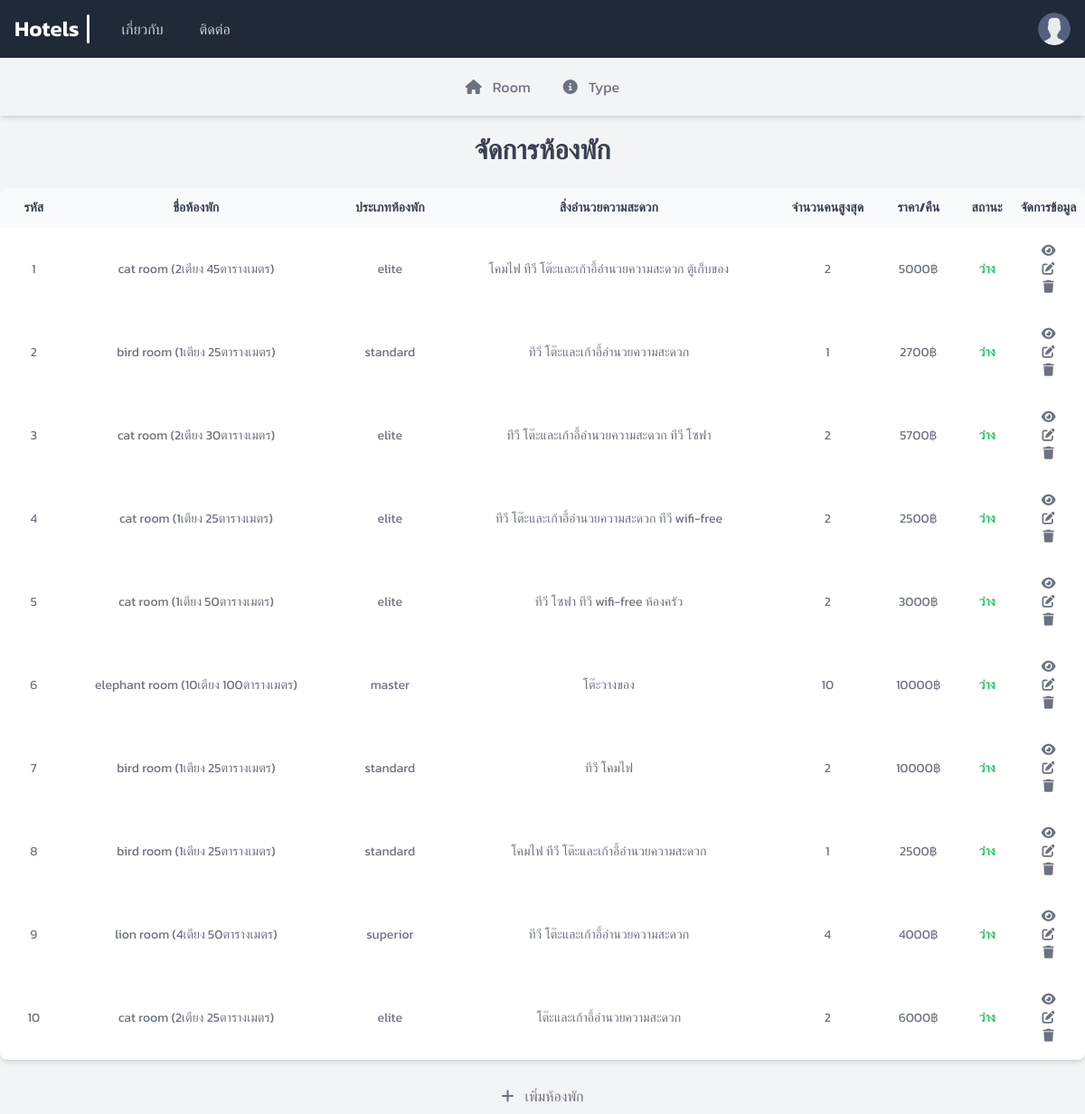
Page /manageRoom.php on the committed database.
### tables this page shows
CREATE TABLE `room` (
  `id` varchar(10) NOT NULL,
  `name` varchar(255) NOT NULL,
  `type_id` varchar(10) NOT NULL,
  `detail` varchar(10000) NOT NULL,
  `facility` varchar(10000) NOT NULL,
  `max_people` int(11) NOT NULL,
  `price` int(11) NOT NULL,
  `status` varchar(20) NOT NULL DEFAULT 'available',
  `img` varchar(1000) DEFAULT NULL,
  `create_at` date NOT NULL DEFAULT current_timestamp()
);

CREATE TABLE `type_room` (
  `id` varchar(10) NOT NULL,
  `name` varchar(255) NOT NULL
);

### manageRoom.php (the view, shortened to what this page needs)
<?php
    require 'config/database.php';
    $sql = "SELECT room.id, room.name, type_room.name as type, room.detail, room.facility,
    room.max_people, room.price, room.status, room.img, room.create_at FROM room
    INNER JOIN type_room ON room.type_id = type_room.id
    ORDER BY CAST(room.id AS UNSIGNED) ASC";
    $result = mysqli_query($conn, $sql);
    $roomsData = [];
    while ($rooms = mysqli_fetch_array($result)) {
        $roomsData[] = Array(
            'id' => $rooms['id'],
            'name' => $rooms['name'],
            'type' => $rooms['type'],
            'detail' => $rooms['detail'],
            'facility' => $rooms['facility'],
            'max_people' => $rooms['max_people'],
            'price' => $rooms['price'],
            'status' => $rooms['status'],
            'create_at' => $rooms['create_at']
        );
    }
?>
<!DOCTYPE html>
<html lang="en">
<head>
    <script src="https://cdn.tailwindcss.com"></script>
    <link rel="stylesheet" href="./assets/css/main.css">
</head>
<body class="bg-[#f3f4f6] min-w-[360px]">
    <?php include 'includes/navbar.php'; ?>
    <?php include 'includes/subbar.php'; ?>
    <div class="flex items-center justify-center mt-5">
        <h1 class="text-3xl font-semibold text-gray-700">จัดการห้องพัก</h1>
    </div>
    <div class="relative overflow-x-auto shadow-md sm:rounded-lg mx-auto max-w-screen-xl mt-6">
        <table class="w-full text-left rtl:text-right text-gray-500 dark:text-gray-400">
            <thead class="text-sm text-gray-700 uppercase bg-gray-50 dark:bg-gray-700 dark:text-gray-400 font-normal">
                <tr>
                    <th scope="col" class="w-1/8 py-3 pl-5 text-center">
                        รหัส
                    </th>
                    <th scope="col" class="w-1/8 py-3 text-center">
                        ชื่อห้องพัก
                    </th>
                    <th scope="col" class="w-1/8 py-3 text-center">
                        ประเภทห้องพัก
                    </th>
                    <th scope="col" class="w-1/8 py-3 text-center">
                        สิ่งอำนวยความสะดวก
                    </th>
                    <th scope="col" class="w-1/8 py-3 text-center">
                        จำนวนคนสูงสุด
                    </th>
                    <th scope="col" class="w-1/8 py-3 text-center">
                        ราคา/คืน
                    </th>
                    <th scope="col" class="w-1/8 py-3 text-center">
                        สถานะ
                    </th>
                    <th scope="col" class="w-1/8 py-3 text-center">
                        จัดการข้อมูล
                    </th>
                </tr>
            </thead>
            <tbody>
                <?php foreach ($roomsData as $room) { ?>
                    <tr class="bg-white dark:bg-gray-800 text-sm">
                        <td class="w-1/8 py-3 pl-5 text-center">
                            <p><?php echo $room['id']; ?></p>
                        </td>
                        <td class="w-1/8 px-3 py-4 text-center">
                            <p><?php echo $room['name']; ?></p>
                        </td>
                        <td class="w-1/8 px-3 py-4 text-center">
                            <p><?php echo $room['type']; ?></p>
                        </td>
                        <td class="w-1/8 px-3 py-4 text-center">
                            <p><?php echo $room['facility']; ?></p>
                        </td>
                        <td class="w-1/8 px-3 py-4 text-center">
                            <p><?php echo $room['max_people']; ?></p>
                        </td>
                        <td class="w-1/8 px-3 py-4 text-center">
                            <p><?php echo $room['price']; ?>฿</p>
                        </td>
                        <td class="w-1/8 px-3 py-4 text-center">
                            <?php $status = $room['status']; ?>
                            <?php if ($status == 'available') {
                                echo "<p class='font-semibold text-green-500'>ว่าง</p>";
                            } else {
                                echo "<p class='font-semibold text-red-500'>ติดจอง</p>"; }?>
                        </td>
                        <td class="w-1/8 px-3 py-4 flex flex-col justify-center items-center">
                            <a href="viewRoom.php?id=<?php echo $room['id']; ?>" class="text-gray-500 hover:text-amber-400 transition-all
                            duration-300 ease-in-out justify-center group">
                                <i class="fa-solid fa-eye"></i>
                            </a>
                            <a href="editRoom.php?id=<?php echo $room['id']; ?>" class="text-gray-500 hover:text-amber-400 transition-all
                            duration-300 ease-in-out justify-center group">
                                <i class="fa-solid fa-edit"></i>
                            </a>
                            <a href="deleteRoom.php?id=<?php echo $room['id']; ?>" class="text-gray-500 hover:text-amber-400 transition-all
                            duration-300 ease-in-out justify-center group">
                                <i class="fa-solid fa-trash"></i>
                            </a>
                        </td>
                    </tr>
                <?php } ?>
            </tbody>
        </table>
    </div>
    <div class="flex items-center justify-center mt-5">
        <a href="addRoom.php" class="flex items-center p-2 text-gray-500 rounded-lg hover:bg-gray-100 dark:hover:bg-gray-700
            hover:text-amber-400 transition-all duration-300 ease-in-out justify-center group">
            <i class="fa-solid fa-plus"></i>
            <span class="ms-3">เพิ่มห้องพัก</span>
        </a>
    </div>
</body>
</html>

### assets/css/main.css (style rules this page uses)
* { font-family: "Kanit", sans-serif; margin: 0; padding: 0; box-sizing: border-box; }

### rows in the picture
room: id "1", name "cat room (2เตียง 45ตารางเมตร)", type_room.name "elite", facility "โคมไฟ ทีวี โต๊ะและเก้าอี้อำนวยความสะดวก ตู้เก็บของ", max_people "2", price "5000", status "ว่าง"
room: id "2", name "bird room (1เตียง 25ตารางเมตร)", type_room.name "standard", facility "ทีวี โต๊ะและเก้าอี้อำนวยความสะดวก", max_people "1", price "2700", status "ว่าง"
room: id "3", name "cat room (2เตียง 30ตารางเมตร)", type_room.name "elite", facility "ทีวี โต๊ะและเก้าอี้อำนวยความสะดวก ทีวี โซฟา", max_people "2", price "5700", status "ว่าง"
room: id "4", name "cat room (1เตียง 25ตารางเมตร)", type_room.name "elite", facility "ทีวี โต๊ะและเก้าอี้อำนวยความสะดวก ทีวี wifi-free", max_people "2", price "2500", status "ว่าง"
room: id "5", name "cat room (1เตียง 50ตารางเมตร)", type_room.name "elite", facility "ทีวี โซฟา ทีวี wifi-free ห้องครัว", max_people "2", price "3000", status "ว่าง"
room: id "6", name "elephant room (10เตียง 100ตารางเมตร)", type_room.name "master", facility "โต๊ะวางของ", max_people "10", price "10000", status "ว่าง"
room: id "7", name "bird room (1เตียง 25ตารางเมตร)", type_room.name "standard", facility "ทีวี โคมไฟ", max_people "2", price "10000", status "ว่าง"
room: id "8", name "bird room (1เตียง 25ตารางเมตร)", type_room.name "standard", facility "โคมไฟ ทีวี โต๊ะและเก้าอี้อำนวยความสะดวก", max_people "1", price "2500", status "ว่าง"
room: id "9", name "lion room (4เตียง 50ตารางเมตร)", type_room.name "superior", facility "ทีวี โต๊ะและเก้าอี้อำนวยความสะดวก", max_people "4", price "4000", status "ว่าง"
room: id "10", name "cat room (2เตียง 25ตารางเมตร)", type_room.name "elite", facility "โต๊ะและเก้าอี้อำนวยความสะดวก", max_people "2", price "6000", status "ว่าง"
